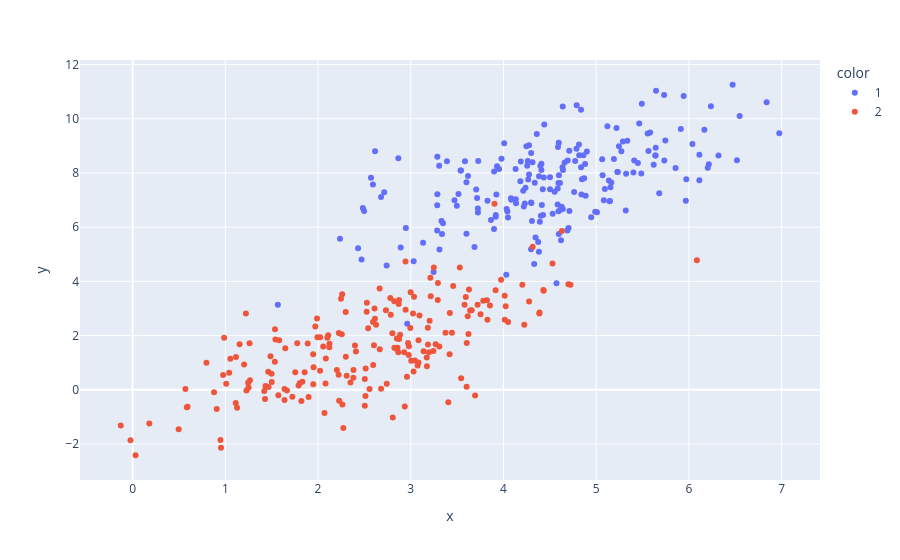
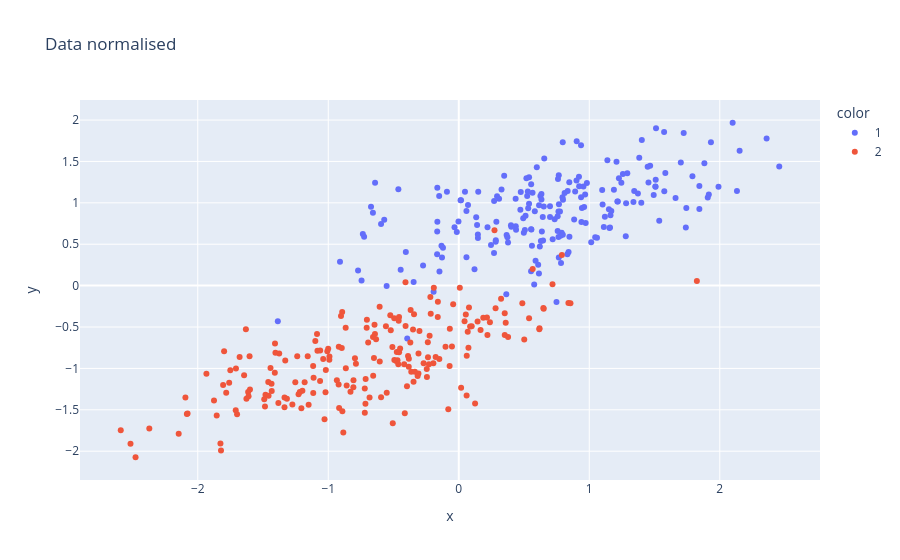
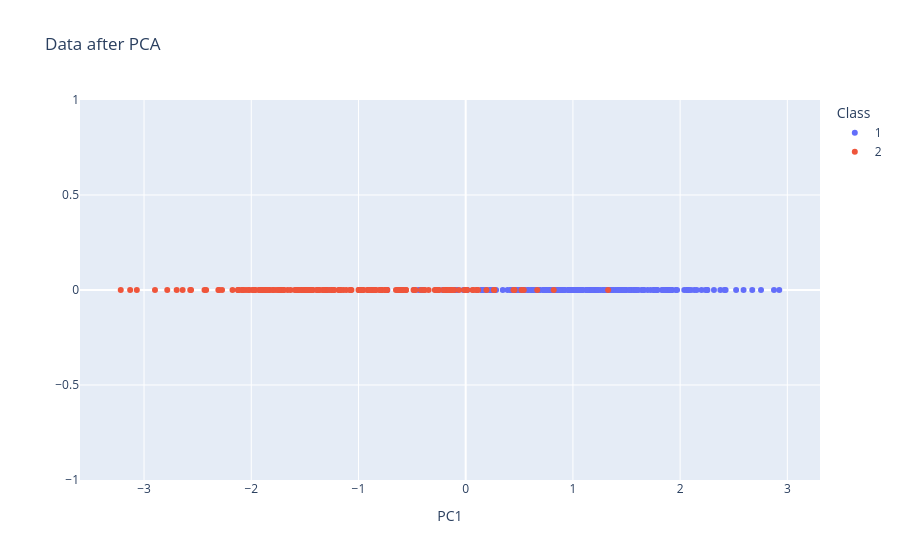

Write notebook code for charts like these, in order.
### Markdown cell above
Exercise 2

Inspect the utility of projecting the datasets represented in the figure to one
dimension by using PCA. Explain graphically your assumptions. (Implement
explicitly the PCA algorithm!)
For your convenience, these exemplary datasets are available at UCStudent
(dataset1.mat and dataset2.mat).

### Code cell
import scipy.io
import plotly.express as px

folder = "D:/UC.library/Mestrado/1_ANO/2_semestre/RP/PL/PL4/data/"
df1 = scipy.io.loadmat(folder + "dataset1.mat")
df2 = scipy.io.loadmat(folder + "dataset2.mat")


### Dataset for df1 #####
x1 = df1["data_2d"][0][0][0]
y1 = df1["data_2d"][0][0][1][0]


px.scatter(x1, x=x1[0], y=x1[1], color=y1).show()

# Standard normalisation
for i in range(0,2):
    mean_1 = np.mean(x1[i])
    sd_1 = np.std(x1[i])
    # print(mean_1,' ',sd_1)
    x1[i] = (x1[i] - mean_1) / sd_1
px.scatter(x1, x=x1[0], y=x1[1], color=y1, title="Data normalised").show() 


covar_matrix = np.cov(x1, rowvar=True)
print("Covariance matrix:\n",covar_matrix)
eig_val, eig_vec = np.linalg.eig(covar_matrix)

index = np.argsort(eig_val)
eig_val = eig_val[np.flip(index)]
eig_vec = eig_vec[np.flip(index)]

print('Eigenvectoers:\n',eig_vec, '\nEigenvalues: ', eig_val)

Xp = np.matmul(eig_vec[:,0], x1)

px.scatter(x=Xp, y=np.zeros(np.shape(x1)[1]), color=y1, title="Data after PCA", labels=dict(x="PC1", y = '', color = 'Class')).show()

### Figure 1 — Plotly figure (JSON) as saved in the notebook; plotly's stock layout.template omitted (floating-point values rounded to 4 significant figures; data arrays with more than 128 entries replaced by an {"elided": "..."} marker saying what was removed)
{"data": [{"hovertemplate": "color=1<br>x=%{x}<br>y=%{y}<extra></extra>", "legendgroup": "1", "marker": {"color": "#636efa", "symbol": "circle"}, "mode": "markers", "name": "1", "orientation": "v", "showlegend": true, "type": "scatter", "x": {"elided": "200 float values"}, "xaxis": "x", "y": {"elided": "200 float values"}, "yaxis": "y"}, {"hovertemplate": "color=2<br>x=%{x}<br>y=%{y}<extra></extra>", "legendgroup": "2", "marker": {"color": "#EF553B", "symbol": "circle"}, "mode": "markers", "name": "2", "orientation": "v", "showlegend": true, "type": "scatter", "x": {"elided": "200 float values"}, "xaxis": "x", "y": {"elided": "200 float values"}, "yaxis": "y"}], "layout": {"legend": {"title": {"text": "color"}, "tracegroupgap": 0}, "margin": {"t": 60}, "xaxis": {"anchor": "y", "domain": [0, 1], "title": {"text": "x"}}, "yaxis": {"anchor": "x", "domain": [0, 1], "title": {"text": "y"}}}}

### Figure 2 — Plotly figure (JSON) as saved in the notebook; plotly's stock layout.template omitted (floating-point values rounded to 4 significant figures; data arrays with more than 128 entries replaced by an {"elided": "..."} marker saying what was removed)
{"data": [{"hovertemplate": "color=1<br>x=%{x}<br>y=%{y}<extra></extra>", "legendgroup": "1", "marker": {"color": "#636efa", "symbol": "circle"}, "mode": "markers", "name": "1", "orientation": "v", "showlegend": true, "type": "scatter", "x": {"elided": "200 float values"}, "xaxis": "x", "y": {"elided": "200 float values"}, "yaxis": "y"}, {"hovertemplate": "color=2<br>x=%{x}<br>y=%{y}<extra></extra>", "legendgroup": "2", "marker": {"color": "#EF553B", "symbol": "circle"}, "mode": "markers", "name": "2", "orientation": "v", "showlegend": true, "type": "scatter", "x": {"elided": "200 float values"}, "xaxis": "x", "y": {"elided": "200 float values"}, "yaxis": "y"}], "layout": {"legend": {"title": {"text": "color"}, "tracegroupgap": 0}, "title": {"text": "Data normalised"}, "xaxis": {"anchor": "y", "domain": [0, 1], "title": {"text": "x"}}, "yaxis": {"anchor": "x", "domain": [0, 1], "title": {"text": "y"}}}}

### Figure 3 — Plotly figure (JSON) as saved in the notebook; plotly's stock layout.template omitted (floating-point values rounded to 4 significant figures; data arrays with more than 128 entries replaced by an {"elided": "..."} marker saying what was removed)
{"data": [{"hovertemplate": "Class=1<br>PC1=%{x}<br>=%{y}<extra></extra>", "legendgroup": "1", "marker": {"color": "#636efa", "symbol": "circle"}, "mode": "markers", "name": "1", "orientation": "v", "showlegend": true, "type": "scatter", "x": {"elided": "200 float values"}, "xaxis": "x", "y": {"elided": "200 float values"}, "yaxis": "y"}, {"hovertemplate": "Class=2<br>PC1=%{x}<br>=%{y}<extra></extra>", "legendgroup": "2", "marker": {"color": "#EF553B", "symbol": "circle"}, "mode": "markers", "name": "2", "orientation": "v", "showlegend": true, "type": "scatter", "x": {"elided": "200 float values"}, "xaxis": "x", "y": {"elided": "200 float values"}, "yaxis": "y"}], "layout": {"legend": {"title": {"text": "Class"}, "tracegroupgap": 0}, "title": {"text": "Data after PCA"}, "xaxis": {"anchor": "y", "domain": [0, 1], "title": {"text": "PC1"}}, "yaxis": {"anchor": "x", "domain": [0, 1], "title": {"text": ""}}}}
